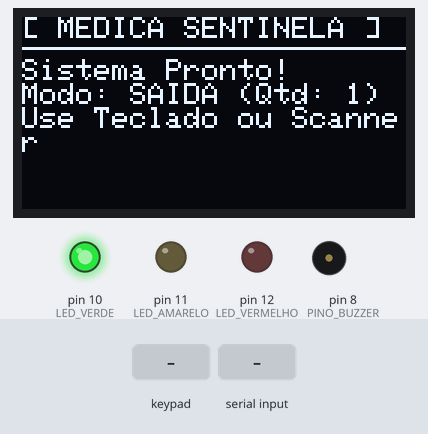
The sketch below on a simulated Arduino Uno, built with avr-gcc and run on an emulated ATmega328P. Shown: 128×64 one-colour display, output pins drawn as LEDs (lit = HIGH), buzzer (waves = sounding). The test bench sets the inputs (shaded band). What the sketch prints to the serial monitor is not drawn.

Above: at 2.7 s.
2.8 s: keypad keys 2 3 4 5 # pressed 0.4 s apart
At 5.6 s:
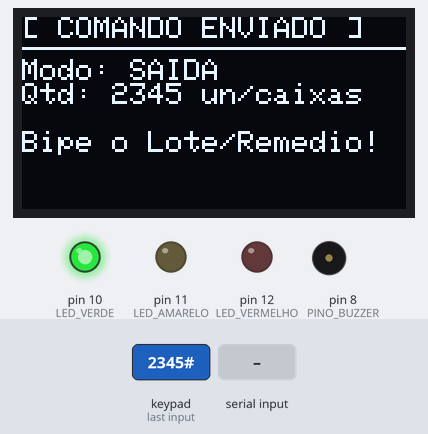
6.3 s: key 'D' pressed
At 6.9 s:
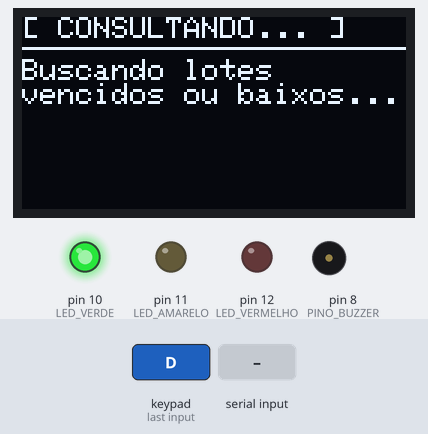
7.8 s: "GREEN\n" received over Serial
At 9.0 s:
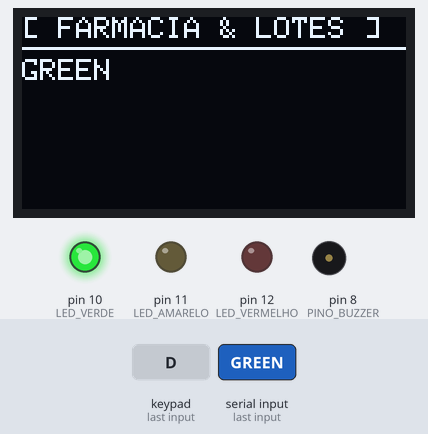
9.4 s: key 'A' pressed
At 10.6 s:
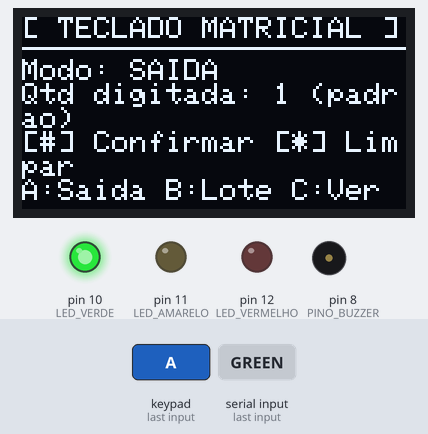
10.9 s: "OK\n" received over Serial
At 11.3 s:
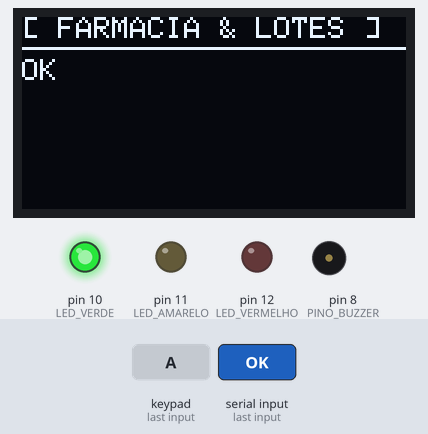
12.5 s: key 'B' pressed
At 12.8 s:
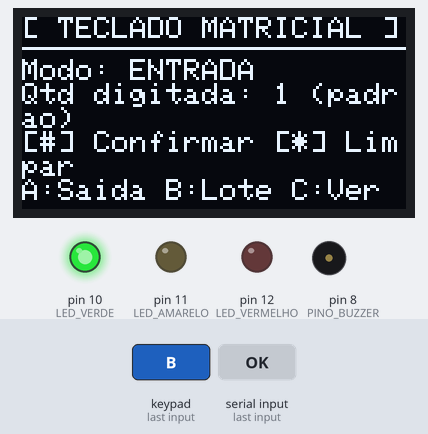
Timing chart, 0 to 15.0 s (numbered marks = the images above; inputs shaded):
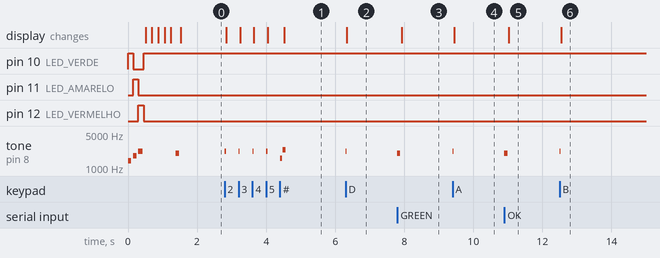

Measured:
- after the input at 2.8 s, tone on pin 8 (PINO_BUZZER): plays 2200 Hz for 0.04 s, 2200 Hz for 0.04 s, 2200 Hz for 0.04 s, 2200 Hz for 0.04 s, 1600 Hz for 0.06 s, 2400 Hz for 0.09 s, starting at once; the display: first changes at once (image 1 shows a later state)
- after the input at 6.3 s, tone on pin 8 (PINO_BUZZER): silent → 2200 Hz at once, → silent 0.04 s later; the display: changes at once (image 2)
- after the input at 7.8 s, tone on pin 8 (PINO_BUZZER): silent → 2000 Hz at once, → silent 0.09 s later; the display: changes after 0.13 s (image 3)
- after the input at 9.4 s, tone on pin 8 (PINO_BUZZER): silent → 2200 Hz at once, → silent 0.04 s later; the display: changes at once (image 4)
- after the input at 10.9 s, tone on pin 8 (PINO_BUZZER): silent → 2000 Hz at once, → silent 0.09 s later; the display: changes after 0.13 s (image 5)
- after the input at 12.5 s, tone on pin 8 (PINO_BUZZER): silent → 2200 Hz at once, → silent 0.04 s later; the display: changes at once (image 6)

The sketch:

firmware_oled_medicamentos.ino
```cpp
/*
  Firmware Arduino / ESP32 — MEDICA SENTINELA ENF:
  - Display OLED SSD1306 (128x64) via I2C
  - 3 LEDs de Aviso (Verde, Amarelo e Vermelho para Estoque e Validade de Lotes)
  - Buzzer Sonoro (Feedback de Leitura, Alerta de Vencimento e Alarme de Bloqueio)
  - Teclado Matricial 4x4 (Digitação de Quantidade e Seleção de Modo)

  Integrado com a Estação Python (app_desktop.py / scanner_station.py)
  e o Banco de Dados de Medicamentos, Lotes e Validade (FEFO).

  =====================================================================
  MAPA DE PINOS (ARDUINO UNO / NANO):
  =====================================================================
  1. Display OLED 0.96" (I2C - 4 Pinos):
     - VCC -> 5V (ou 3.3V)
     - GND -> GND
     - SDA -> Pino A4 (Uno/Nano) | GPIO 21 (ESP32)
     - SCL -> Pino A5 (Uno/Nano) | GPIO 22 (ESP32)

  2. LEDs de Aviso (cada um com resistor de 220 ohms para o GND):
     - LED_VERDE    -> Pino D10 : Lote válido e estoque OK
     - LED_AMARELO  -> Pino D11 : Alerta! Lote vence em <= 30 dias ou estoque baixo
     - LED_VERMELHO -> Pino D12 : Bloqueio! Lote VENCIDO ou estoque esgotado

  3. Buzzer (Ativo ou Passivo):
     - PINO_BUZZER (+) -> Pino D8
     - GND (-)         -> GND (opcional: resistor de 100 ohms em série)

  4. Teclado Matricial 4x4 (8 Pinos):
     - Linhas (R1..R4)  -> Pinos D2, D3, D4, D5
     - Colunas (C1..C4) -> Pinos D6, D7, A2, A3
     - Funções das Teclas:
       * '0' a '9' : Digita a quantidade (ex: 50 caixas do lote)
       * 'A'       : Muda para Modo SAÍDA (Dispensação FEFO)
       * 'B'       : Muda para Modo ENTRADA (Recebimento de Lote)
       * 'C'       : Muda para Modo CONSULTA (Conferir Lote e Validade)
       * 'D'       : Solicita resumo de lotes críticos/vencendo
       * '*'       : Limpa a quantidade digitada
       * '#'       : Confirma e envia comando para o sistema Python

  Velocidade Serial: 115200 bps
*/

#include <Wire.h>
#include <Adafruit_GFX.h>
#include <Adafruit_SSD1306.h>
#include <Keypad.h>

#define SCREEN_WIDTH 128
#define SCREEN_HEIGHT 64
#define OLED_RESET    -1

// Pinos dos LEDs de Aviso de Validade e Estoque
#define LED_VERDE     10
#define LED_AMARELO   11
#define LED_VERMELHO  12

// Pino do Buzzer Sonoro
#define PINO_BUZZER   8

// Configuração do Teclado Matricial 4x4
const byte LINHAS = 4;
const byte COLUNAS = 4;

char mapaTeclas[LINHAS][COLUNAS] = {
  {'1', '2', '3', 'A'},
  {'4', '5', '6', 'B'},
  {'7', '8', '9', 'C'},
  {'*', '0', '#', 'D'}
};

byte pinosLinhas[LINHAS] = {2, 3, 4, 5};
byte pinosColunas[COLUNAS] = {6, 7, A2, A3};

Keypad teclado = Keypad(makeKeymap(mapaTeclas), pinosLinhas, pinosColunas, LINHAS, COLUNAS);
Adafruit_SSD1306 display(SCREEN_WIDTH, SCREEN_HEIGHT, &Wire, OLED_RESET);

String modoOperacao = "SAIDA";
String bufferQuantidade = "";

// ================= FUNÇÕES SONORAS DO BUZZER =================

// Bipe curto ao pressionar qualquer tecla do teclado matricial
void somCliqueTecla() {
  tone(PINO_BUZZER, 2200, 35);
}

// Som ao limpar a digitação (*)
void somLimpar() {
  tone(PINO_BUZZER, 900, 70);
}

// Som duplo ascendente ao confirmar envio (#)
void somConfirmarComando() {
  tone(PINO_BUZZER, 1600, 60);
  delay(75);
  tone(PINO_BUZZER, 2400, 90);
}

// Bipe de leitura OK (Verde - Lote válido e estoque normal)
void somSucessoVerde() {
  tone(PINO_BUZZER, 2000, 90);
  delay(100);
  noTone(PINO_BUZZER);
}

// Bipe duplo de atenção (Amarelo - Vence em <= 30 dias ou estoque baixo)
void somAlertaAmarelo() {
  for (int i = 0; i < 2; i++) {
    tone(PINO_BUZZER, 1200, 130);
    delay(180);
  }
  noTone(PINO_BUZZER);
}

// Aciona os LEDs físicos e o Buzzer conforme o status de Validade e Estoque recebido do sistema
void acionarLedsEBuzzer(String corLed) {
  digitalWrite(LED_VERDE, LOW);
  digitalWrite(LED_AMARELO, LOW);
  digitalWrite(LED_VERMELHO, LOW);

  corLed.trim();
  corLed.toUpperCase();

  if (corLed == "GREEN" || corLed == "OK") {
    digitalWrite(LED_VERDE, HIGH);
    somSucessoVerde();
  } else if (corLed == "YELLOW" || corLed == "WARN") {
    digitalWrite(LED_AMARELO, HIGH);
    somAlertaAmarelo();
  } else if (corLed == "RED" || corLed == "EXPIRED" || corLed == "ERROR") {
    // Alarme crítico: Pisca o LED Vermelho 3 vezes sincronizado com o Buzzer (Lote Vencido / Bloqueado)
    for (int i = 0; i < 3; i++) {
      digitalWrite(LED_VERMELHO, HIGH);
      tone(PINO_BUZZER, 650, 160);
      delay(170);
      digitalWrite(LED_VERMELHO, LOW);
      delay(120);
    }
    digitalWrite(LED_VERMELHO, HIGH);
    noTone(PINO_BUZZER);
  }
}

// Renderiza cabeçalho e conteúdo no Display OLED 128x64
void exibirNoOled(String titulo, String conteudo) {
  display.clearDisplay();
  display.setTextColor(SSD1306_WHITE);
  display.setTextSize(1);

  display.setCursor(0, 0);
  display.println(titulo);
  display.drawLine(0, 10, 127, 10, SSD1306_WHITE);

  display.setCursor(0, 14);
  display.println(conteudo);
  display.display();
}

// Atualiza a tela quando o operador está digitando no teclado matricial
void atualizarTelaTeclado() {
  String qtdTexto = bufferQuantidade.length() > 0 ? bufferQuantidade : "1 (padrao)";
  String info = "Modo: " + modoOperacao + "\n";
  info += "Qtd digitada: " + qtdTexto + "\n";
  info += "[#] Confirmar [*] Limpar\n";
  info += "A:Saida B:Lote C:Ver";
  exibirNoOled("[ TECLADO MATRICIAL ]", info);
}

void setup() {
  Serial.begin(115200);

  pinMode(LED_VERDE, OUTPUT);
  pinMode(LED_AMARELO, OUTPUT);
  pinMode(LED_VERMELHO, OUTPUT);
  pinMode(PINO_BUZZER, OUTPUT);

  // Auto-diagnóstico rápido dos 3 LEDs + Buzzer ao ligar
  digitalWrite(LED_VERDE, HIGH);    tone(PINO_BUZZER, 1400, 100); delay(150); digitalWrite(LED_VERDE, LOW);
  digitalWrite(LED_AMARELO, HIGH);  tone(PINO_BUZZER, 1800, 100); delay(150); digitalWrite(LED_AMARELO, LOW);
  digitalWrite(LED_VERMELHO, HIGH); tone(PINO_BUZZER, 2200, 120); delay(150); digitalWrite(LED_VERMELHO, LOW);
  noTone(PINO_BUZZER);
  digitalWrite(LED_VERDE, HIGH); // Inicia com LED Verde indicando sistema pronto

  if (!display.begin(SSD1306_SWITCHCAPVCC, 0x3C)) {
    Serial.println(F("ERR:OLED_NOT_FOUND"));
    // Alerta sonoro caso o display OLED esteja desconectado
    tone(PINO_BUZZER, 400, 600);
    for (;;);
  }

  // Tela de Carregamento (Splash Screen) no Display OLED antes de iniciar
  for (int progresso = 0; progresso <= 100; progresso += 25) {
    display.clearDisplay();
    display.setTextColor(SSD1306_WHITE);
    display.setTextSize(1);
    display.setCursor(4, 6);
    display.println(F("MEDICA SENTINELA ENF"));
    display.setCursor(14, 20);
    display.println(F("Carregando Lotes..."));
    display.drawRect(14, 36, 100, 10, SSD1306_WHITE);
    display.fillRect(14, 36, progresso, 10, SSD1306_WHITE);
    display.setCursor(48, 50);
    display.print(progresso);
    display.println(F("%"));
    display.display();
    delay(150);
  }

  somSucessoVerde();

  exibirNoOled(
    "[ MEDICA SENTINELA ]",
    "Sistema Pronto!\nModo: SAIDA (Qtd: 1)\nUse Teclado ou Scanner"
  );
}

void loop() {
  // 1. Leitura em tempo real do Teclado Matricial 4x4
  char tecla = teclado.getKey();
  if (tecla) {
    if (tecla >= '0' && tecla <= '9') {
      somCliqueTecla();
      if (bufferQuantidade.length() < 4) {
        bufferQuantidade += tecla;
      }
      atualizarTelaTeclado();
    } else if (tecla == 'A') {
      somCliqueTecla();
      modoOperacao = "SAIDA";
      atualizarTelaTeclado();
    } else if (tecla == 'B') {
      somCliqueTecla();
      modoOperacao = "ENTRADA";
      atualizarTelaTeclado();
    } else if (tecla == 'C') {
      somCliqueTecla();
      modoOperacao = "CONSULTA";
      atualizarTelaTeclado();
    } else if (tecla == 'D') {
      somCliqueTecla();
      Serial.println("KEY:ALERTA:0");
      exibirNoOled("[ CONSULTANDO... ]", "Buscando lotes\nvencidos ou baixos...");
    } else if (tecla == '*') {
      somLimpar();
      bufferQuantidade = "";
      atualizarTelaTeclado();
    } else if (tecla == '#') {
      somConfirmarComando();
      int qtd = bufferQuantidade.length() > 0 ? bufferQuantidade.toInt() : 1;
      if (qtd <= 0) qtd = 1;

      // Envia comando estruturado para o Python via Serial
      Serial.print("KEY:");
      Serial.print(modoOperacao);
      Serial.print(":");
      Serial.println(qtd);

      String resumo = "Modo: " + modoOperacao + "\nQtd: " + String(qtd) + " un/caixas\n\nBipe o Lote/Remedio!";
      exibirNoOled("[ COMANDO ENVIADO ]", resumo);
      bufferQuantidade = "";
    }
  }

  // 2. Recebimento de respostas e alertas vindos do Sistema Python
  // Formato esperado: "LED:GREEN|Dipirona 500mg|Lote: LOTE-26A (50 cx)|Val: 15/08/2027 [OK]"
  // Também suporta mensagens simples separadas por '|'
  if (Serial.available() > 0) {
    String msg = Serial.readStringUntil('\n');
    msg.trim();
    if (msg.length() == 0) return;

    String corLed = "GREEN";
    if (msg.startsWith("LED:")) {
      int fimLed = msg.indexOf('|');
      if (fimLed > 4) {
        corLed = msg.substring(4, fimLed);
        msg = msg.substring(fimLed + 1);
      }
    }

    acionarLedsEBuzzer(corLed);
    msg.replace(" | ", "\n");
    msg.replace("|", "\n");

    String cabecalho = "[ FARMACIA & LOTES ]";
    if (corLed == "RED") {
      cabecalho = "[ ! ALERTA CRITICO ! ]";
    } else if (corLed == "YELLOW") {
      cabecalho = "[ ! ATENCAO LOTE ! ]";
    }

    exibirNoOled(cabecalho, msg);
  }
}
```
